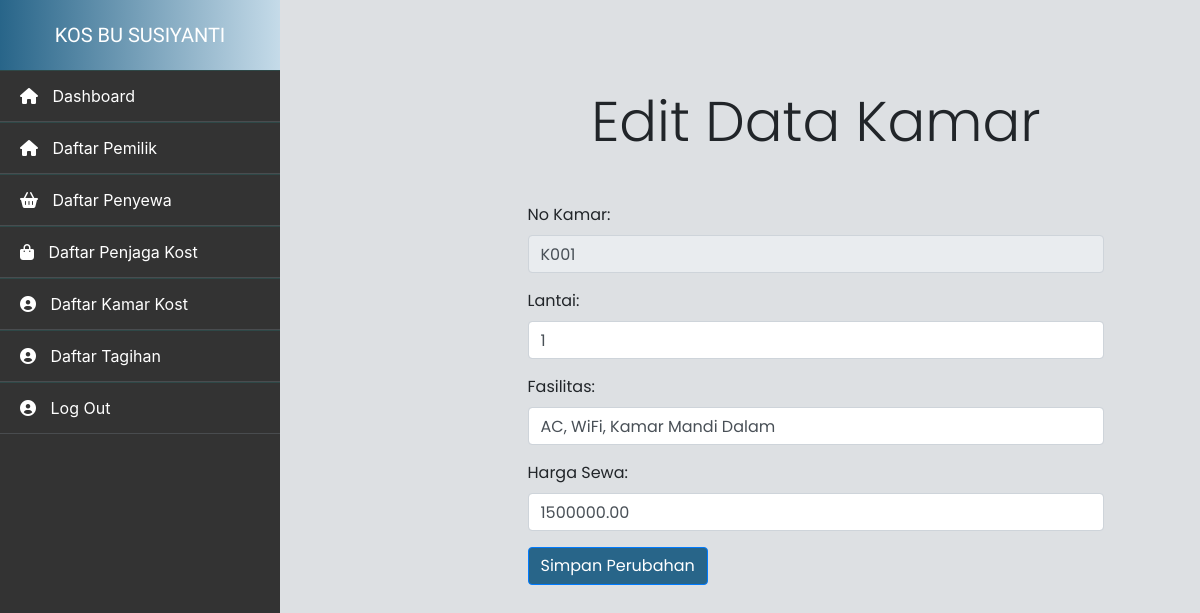
/edit_kamar.php?no_kamar=K001 (signed in), run on the app's committed database.
### tables this page shows
CREATE TABLE IF NOT EXISTS daftar_kamar (
    no_kamar VARCHAR(50) PRIMARY KEY,
    lantai INT NOT NULL,
    fasilitas TEXT NOT NULL,
    harga_sewa DECIMAL(10, 2) NOT NULL
);

### edit_kamar.php (the view, shortened to what this page needs)
<!DOCTYPE html>
<html lang="en">
<head>
    <link rel="stylesheet" href="https://stackpath.bootstrapcdn.com/bootstrap/4.4.1/css/bootstrap.min.css"
>
</head>
<body style="background-color: #dde0e3;">
    <?php include_once "sidebar.php"; ?>
    <div class="container-fluid">
        <div class="row justify-content-center">
            <div class="col-lg-8 offset-lg-2">
                <div class="col-lg-12 text-center mt-5 mb-5">
                    <h3 class="display-4">Edit Data Kamar</h3>
                </div>
                <?php
               include "koneksi.php";
                $no_kamar = $_GET['no_kamar'];
                $stmt = $conn->prepare("SELECT * FROM daftar_kamar WHERE no_kamar=?");
                $stmt->bind_param("s", $no_kamar);
                $stmt->execute();
                $result = $stmt->get_result();
                $data = $result->fetch_assoc();
                ?>
                <form action="proses_edit_kamar.php" method="post">
                    <div class="form-group">
                        <label for="no_kamar">No Kamar:</label>
                        <input type="text" class="form-control" id="no_kamar" name="no_kamar"
                            value="<?php echo $data['no_kamar']; ?>" disabled>
                    </div>
                    <div class="form-group">
                        <label for="lantai">Lantai:</label>
                        <input type="text" class="form-control" id="lantai" name="lantai"
                            value="<?php echo $data['lantai']; ?>" required>
                    </div>
                    <div class="form-group">
                        <label for="fasilitas">Fasilitas:</label>
                        <input type="text" class="form-control" id="fasilitas" name="fasilitas"
                            value="<?php echo $data['fasilitas']; ?>" required>
                    </div>
                    <div class="form-group">
                        <label for="harga_sewa">Harga Sewa:</label>
                        <input type="text" class="form-control" id="harga_sewa" name="harga_sewa"
                            value="<?php echo $data['harga_sewa']; ?>" required>
                    </div>
                    <button type="submit" class="btn btn-primary">Simpan Perubahan</button>
                </form>
            </div>
        </div>
    </div>
</body>
</html>

### edit_kamar.php (style rules this page uses)
body { font-family: 'Poppins', sans-serif; background-color: #dde0e3; }
.container-fluid { margin-top: 20px; }
.col-lg-12.text-center { margin-top: 50px; margin-bottom: 50px; }
button.btn-primary { background-color: #286589; color: #fff; }

### sidebar.php (style rules this page uses)
.container-fluid { padding: 20px; font-family: 'Poppins', sans-serif; transition: margin-left 0.3s ease; margin-left: 280px; width: auto; }

### data on the page
daftar_kamar: no_kamar "K001", lantai "1", fasilitas "AC, WiFi, Kamar Mandi Dalam", harga_sewa "1500000.00"
